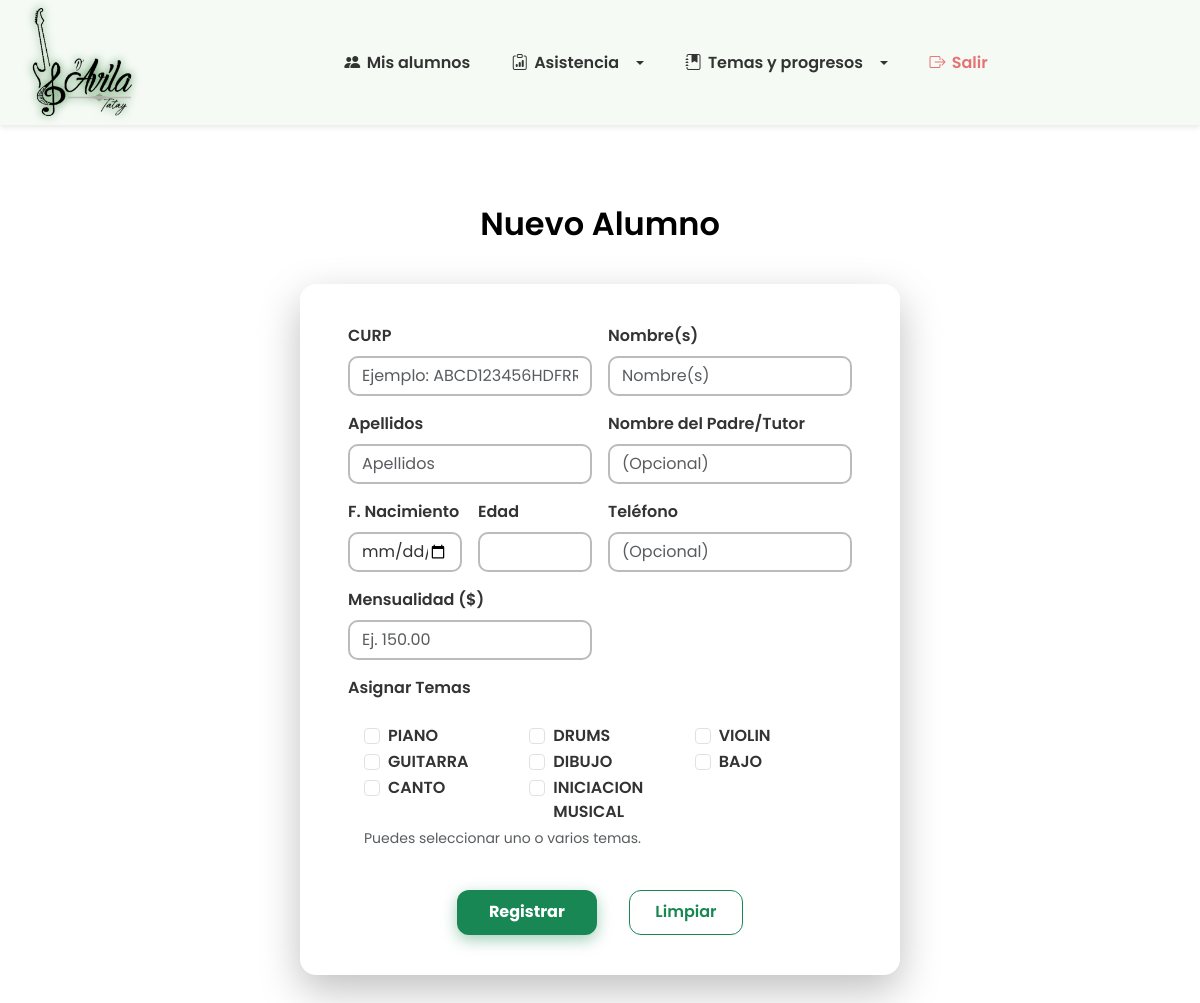
Screenshot of /Registro.php with the database file from the repository.
### tables this page shows
CREATE TABLE `temas` (
  `id` int(11) NOT NULL AUTO_INCREMENT,
  `nombre` varchar(100) NOT NULL,
  PRIMARY KEY (`id`)
);

### Registro.php (the view, shortened to what this page needs)
<?php
require_once __DIR__ . '/includes/bd.php';
$temasDisponibles = [];
$resTemas = $conexion->query("SELECT id, nombre FROM temas");
if ($resTemas) {
  $temasDisponibles = $resTemas->fetch_all(MYSQLI_ASSOC);
}
?>
<!DOCTYPE html>
<html lang="es">
<head>
  <link href="https://cdn.jsdelivr.net/npm/bootstrap@5.3.0/dist/css/bootstrap.min.css" rel="stylesheet" />
</head>
<body>
  <?php include 'navbar.php'; ?>
  <main>
    <div class="container mt-5">
      <h2
        style="color: #000000; font-family: 'Poppins', sans-serif; font-weight: 600; margin-bottom: 2rem; text-align: center; position: relative; padding-bottom: 0.5rem;">
        Nuevo Alumno
      </h2>
      <form method="post" novalidate id="registroForm">
        <div class="row g-3">
          <div class="col-md-6">
            <label for="curp" class="form-label">CURP</label>
            <input type="text" class="form-control" id="curp" name="curp"
              value="<?= htmlspecialchars($_POST['curp'] ?? '') ?>" pattern="[A-Za-z0-9]{18}" maxlength="18"
              title="18 caracteres alfanuméricos" required placeholder="Ejemplo: ABCD123456HDFRRT09" autocomplete="off"
              autofocus>
          </div>
          <div class="col-md-6">
            <label for="nombre" class="form-label">Nombre(s)</label>
            <input type="text" class="form-control" id="nombre" name="nombre"
              value="<?= htmlspecialchars($_POST['nombre'] ?? '') ?>" required placeholder="Nombre(s)">
          </div>
          <div class="col-md-6">
            <label for="apellidos" class="form-label">Apellidos</label>
            <input type="text" class="form-control" id="apellidos" name="apellidos"
              value="<?= htmlspecialchars($_POST['apellidos'] ?? '') ?>" required placeholder="Apellidos">
          </div>
          <div class="col-md-6">
            <label for="nombre_tutor" class="form-label">Nombre del Padre/Tutor</label>
            <input type="text" class="form-control" id="nombre_tutor" name="nombre_tutor"
              value="<?= htmlspecialchars($_POST['nombre_tutor'] ?? '') ?>" placeholder="(Opcional)">
          </div>
          <div class="col-md-3">
            <label for="fecha_nacimiento" class="form-label">F. Nacimiento</label>
            <input type="date" class="form-control" id="fecha_nacimiento" name="fecha_nacimiento"
              value="<?= htmlspecialchars($_POST['fecha_nacimiento'] ?? '') ?>"
              onchange="document.getElementById('edad').value = calcularEdad(this.value)" required>
          </div>
          <div class="col-md-3">
            <label for="edad" class="form-label">Edad</label>
            <input type="text" class="form-control" id="edad" readonly
              value="<?= isset($_POST['fecha_nacimiento']) ? calcularEdad($_POST['fecha_nacimiento']) . ' años' : '' ?>">
          </div>
          <div class="col-md-6">
            <label for="telefono" class="form-label">Teléfono</label>
            <input type="tel" class="form-control" id="telefono" name="telefono"
              value="<?= htmlspecialchars($_POST['telefono'] ?? '') ?>" placeholder="(Opcional)">
          </div>
          <div class="col-md-6">
            <label for="mensualidad" class="form-label">Mensualidad ($)</label>
            <input type="number" step="0.01" min="0" class="form-control" id="mensualidad" name="mensualidad"
              value="<?= htmlspecialchars($_POST['mensualidad'] ?? '') ?>" required placeholder="Ej. 150.00">
          </div>
          <div class="col-md-12">
            <label class="form-label">Asignar Temas</label>
            <div class="p-3 rounded" style="background:#fff;">
              <div class="row">
                <?php foreach ($temasDisponibles as $tema): ?>
                  <div class="col-md-4">
                    <div class="form-check">
                      <input class="form-check-input" type="checkbox" name="temas[]" value="<?= $tema['id'] ?>"
                        id="tema<?= $tema['id'] ?>" <?= (isset($_POST['temas']) && in_array($tema['id'], $_POST['temas'])) ? 'checked' : '' ?>>
                      <label class="form-check-label" for="tema<?= $tema['id'] ?>">
                        <?= htmlspecialchars($tema['nombre']) ?>
                      </label>
                    </div>
                  </div>
                <?php endforeach; ?>
              </div>
              <small class="text-muted">Puedes seleccionar uno o varios temas.</small>
            </div>
          </div>
        </div>
        <div class="mt-4 d-flex justify-content-center flex-wrap gap-3">
          <button type="submit" class="btn btn-primary me-3">Registrar</button>
          <button type="reset" class="btn btn-outline-secondary" onclick="resetEdad()">Limpiar</button>
        </div>
      </form>
    </div>
  </main>
  <br>
  <br>
</body>
</html>

### Registro.php (style rules this page uses)
body { font-family: 'Poppins', sans-serif; background: linear-gradient(135deg, #ffffffff 0%, #ffffffff 100%); min-height: 100vh; margin: 0; display: flex; flex-direction: column; color: #f0f0f0; }
main { flex-grow: 1; display: flex; align-items: center; justify-content: flex-start; gap: 2rem; padding: 2rem 1rem; max-width: 900px; margin: 0 auto; }
form { background: #fff; border-radius: 16px; padding: 2.5rem 3rem; box-shadow: 0 15px 40px rgba(0, 0, 0, 0.25); width: 100%; max-width: 600px; position: relative; overflow: hidden; transition: box-shadow 0.3s ease; color: #222; }
label { font-weight: 600; color: #333; }
input.form-control { border-radius: 10px; border: 2px solid #bbb; transition: border-color 0.3s ease, box-shadow 0.3s ease; color: #333; }
.btn-primary { background: #198754; border: none; font-weight: 700; padding: 0.6rem 2rem; border-radius: 12px; box-shadow: 0 5px 15px rgba(25, 135, 84, 0.4); transition: background 0.3s ease, box-shadow 0.3s ease, transform 0.15s ease; }
.btn-outline-secondary { border-radius: 12px; font-weight: 600; color: #198754; border-color: #198754; padding: 0.6rem 1.6rem; }

### navbar.php (style rules this page uses)
body { font-family: 'Poppins', sans-serif; }

### rows the page displays
temas: nombre "PIANO"
temas: nombre "DRUMS"
temas: nombre "VIOLIN"
temas: nombre "GUITARRA"
temas: nombre "DIBUJO"
temas: nombre "BAJO"
temas: nombre "CANTO"
temas: nombre "INICIACION MUSICAL"
